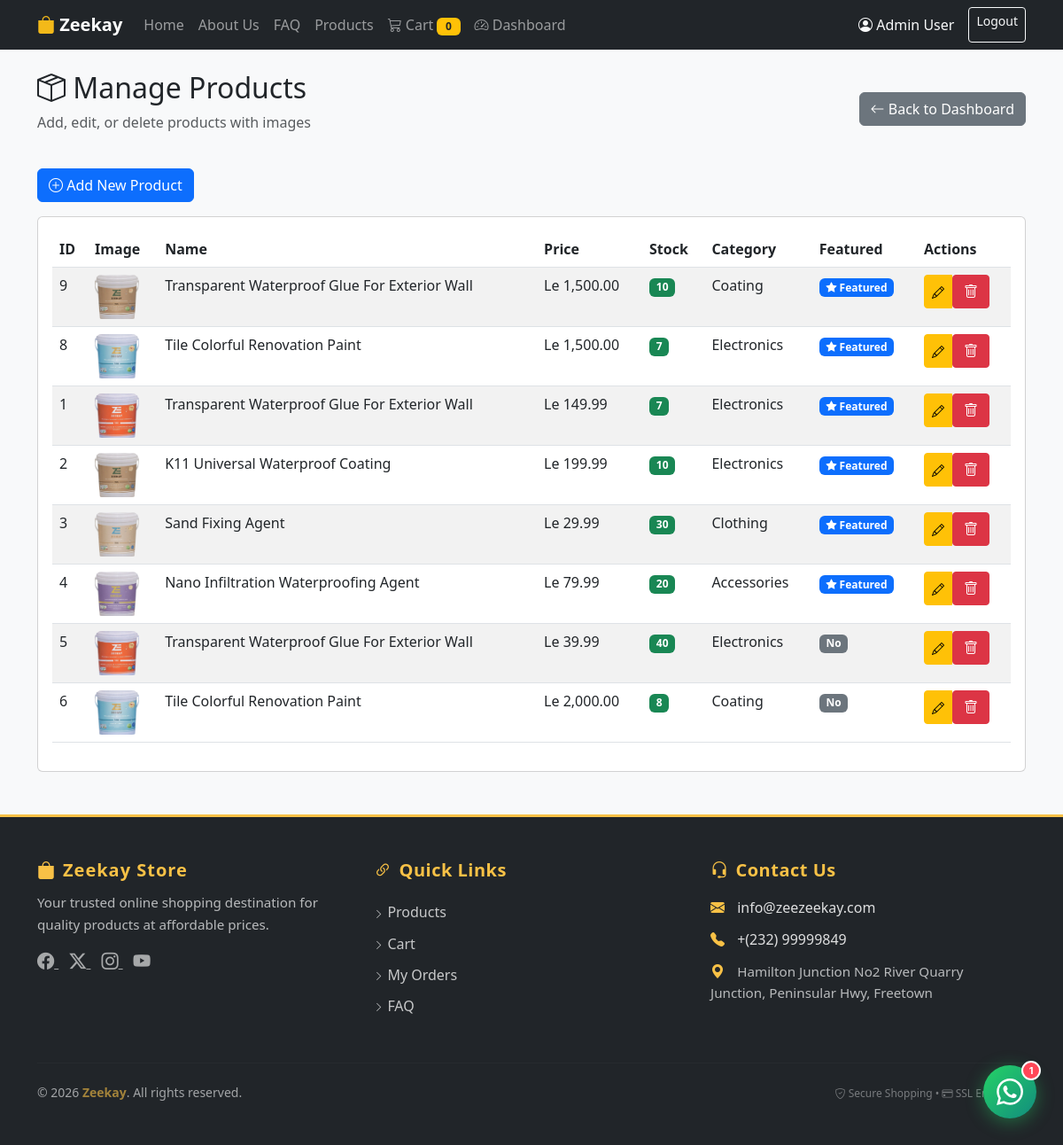
Screenshot of /admin/products.php (signed in) with the database file from the repository.
### tables this page shows
CREATE TABLE `products` (
  `id` int(11) NOT NULL,
  `name` varchar(200) NOT NULL,
  `description` text DEFAULT NULL,
  `price` decimal(10,2) NOT NULL,
  `image` varchar(255) DEFAULT 'placeholder.png',
  `stock` int(11) DEFAULT 0,
  `category` varchar(100) DEFAULT NULL,
  `featured` tinyint(1) DEFAULT 0,
  `created_at` timestamp NOT NULL DEFAULT current_timestamp()
);

### admin/products.php (the view, shortened to what this page needs)
<?php
require_once '../includes/header.php';
require_once '../includes/navbar.php';
$db = getDB();
$products = $db->query("SELECT * FROM products ORDER BY created_at DESC")->fetchAll();
?>
<div class="container mt-4">
    <div class="d-flex justify-content-between align-items-center mb-4">
        <div>
            <h2><i class="bi bi-box-seam"></i> Manage Products</h2>
            <p class="text-muted">Add, edit, or delete products with images</p>
        </div>
        <div>
            <a href="<?php echo BASE_URL; ?>admin/dashboard.php" class="btn btn-secondary">
                <i class="bi bi-arrow-left"></i> Back to Dashboard
            </a>
        </div>
    </div>
    <div class="mb-3">
        <button class="btn btn-primary" data-bs-toggle="modal" data-bs-target="#productModal" onclick="resetForm()">
            <i class="bi bi-plus-circle"></i> Add New Product
        </button>
    </div>
    <div class="card">
        <div class="card-body">
            <div class="table-responsive">
                <table class="table table-striped table-hover" id="productsTable">
                    <thead>
                        <tr>
                            <th>ID</th>
                            <th>Image</th>
                            <th>Name</th>
                            <th>Price</th>
                            <th>Stock</th>
                            <th>Category</th>
                            <th>Featured</th>
                            <th>Actions</th>
                        </tr>
                    </thead>
                    <tbody>
                        <?php foreach($products as $product): ?>
                            <tr>
                                <td><?php echo $product['id']; ?></td>
                                <td>
                                    <?php if($product['image'] && file_exists($_SERVER['DOCUMENT_ROOT'] . '/zeekay-store/assets/images/' . $product['image'])): ?>
                                        <img src="<?php echo BASE_URL; ?>assets/images/<?php echo htmlspecialchars($product['image']); ?>"
                                             style="width: 50px; height: 50px; object-fit: cover; border-radius: 8px;"
                                             alt="<?php echo htmlspecialchars($product['name']); ?>"
                                             onerror="this.src='<?php echo BASE_URL; ?>assets/images/placeholder.png'">
                                    <?php else: ?>
                                        <img src="<?php echo BASE_URL; ?>assets/images/placeholder.png"
                                             style="width: 50px; height: 50px; object-fit: cover; border-radius: 8px;"
                                             alt="Placeholder">
                                    <?php endif; ?>
                                </td>
                                <td><?php echo htmlspecialchars($product['name']); ?></td>
                                <td>Le <?php echo number_format($product['price'], 2); ?></td>
                                <td>
                                    <?php if($product['stock'] <= 0): ?>
                                        <span class="badge bg-danger">Out of Stock</span>
                                    <?php elseif($product['stock'] <= 5): ?>
                                        <span class="badge bg-warning"><?php echo $product['stock']; ?> left</span>
                                    <?php else: ?>
                                        <span class="badge bg-success"><?php echo $product['stock']; ?></span>
                                    <?php endif; ?>
                                </td>
                                <td><?php echo htmlspecialchars($product['category']); ?></td>
                                <td>
                                    <?php if($product['featured']): ?>
                                        <span class="badge bg-primary"><i class="bi bi-star-fill"></i> Featured</span>
                                    <?php else: ?>
                                        <span class="badge bg-secondary">No</span>
                                    <?php endif; ?>
                                </td>
                                <td>
                                    <div class="btn-group btn-group-sm">
                                        <button class="btn btn-warning edit-product"
                                                data-id="<?php echo $product['id']; ?>"
                                                data-name="<?php echo htmlspecialchars($product['name']); ?>"
                                                data-description="<?php echo htmlspecialchars($product['description']); ?>"
                                                data-price="<?php echo $product['price']; ?>"
                                                data-stock="<?php echo $product['stock']; ?>"
                                                data-category="<?php echo htmlspecialchars($product['category']); ?>"
                                                data-featured="<?php echo $product['featured']; ?>"
                                                data-image="<?php echo htmlspecialchars($product['image']); ?>">
                                            <i class="bi bi-pencil"></i>
                                        </button>
                                        <form method="POST" style="display: inline;" onsubmit="return confirm('Are you sure you want to delete this product?')">
                                            <button type="submit" class="btn btn-danger">
                                                <i class="bi bi-trash"></i>
                                            </button>
                                        </form>
                                    </div>
                                </td>
                            </tr>
                        <?php endforeach; ?>
                    </tbody>
                </table>
            </div>
        </div>
    </div>
</div>
<?php require_once '../includes/footer.php'; ?>

### assets/css/style.css (style rules this page uses)
:root { --primary-color: #0d6efd; --secondary-color: #6c757d; --success-color: #198754; --danger-color: #dc3545; --warning-color: #ffc107; --info-color: #0dcaf0; }
body { font-family: 'Segoe UI', Tahoma, Geneva, Verdana, sans-serif; background-color: #f8f9fa; min-height: 100vh; display: flex; flex-direction: column; }
.btn-primary { background-color: var(--primary-color); border-color: var(--primary-color); }

### admin/products.php (style rules this page uses)
.btn-group .btn { border-radius: 4px; }

### rows the page displays
products: id "9", image (picture), name "Transparent Waterproof Glue For Exterior Wall", price "1,500.00", stock "10", category "Coating", featured 1 (drawn)
products: id "8", image (picture), name "Tile Colorful Renovation Paint", price "1,500.00", stock "7", category "Electronics", featured 1 (drawn)
products: id "1", image (picture), name "Transparent Waterproof Glue For Exterior Wall", price "149.99", stock "7", category "Electronics", featured 1 (drawn)
products: id "2", image (picture), name "K11 Universal Waterproof Coating", price "199.99", stock "10", category "Electronics", featured 1 (drawn)
products: id "3", image (picture), name "Sand Fixing Agent", price "29.99", stock "30", category "Clothing", featured 1 (drawn)
products: id "4", image (picture), name "Nano Infiltration Waterproofing Agent", price "79.99", stock "20", category "Accessories", featured 1 (drawn)
products: id "5", image (picture), name "Transparent Waterproof Glue For Exterior Wall", price "39.99", stock "40", category "Electronics", featured "No"
products: id "6", image (picture), name "Tile Colorful Renovation Paint", price "2,000.00", stock "8", category "Coating", featured "No"

### other values shown
$cartCount "0"
$_SESSION['user_name'] "Admin User"
